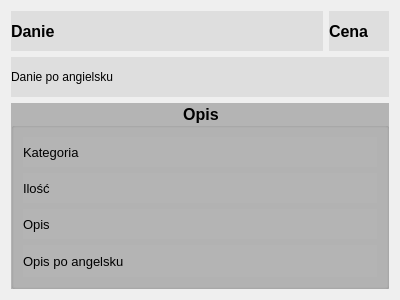
<?xml version="1.0" encoding="UTF-8"?>
<ui version="4.0">
 <class>CaseWidgetInfo</class>
 <widget class="QDialog" name="CaseWidgetInfo">
  <property name="geometry">
   <rect>
    <x>0</x>
    <y>0</y>
    <width>400</width>
    <height>300</height>
   </rect>
  </property>
  <property name="windowTitle">
   <string>Dialog</string>
  </property>
  <layout class="QGridLayout" name="gridLayout">
   <item row="0" column="0">
    <layout class="QHBoxLayout" name="horizontalLayout">
     <item>
      <widget class="QLabel" name="qlb_danie">
       <property name="maximumSize">
        <size>
         <width>16777215</width>
         <height>40</height>
        </size>
       </property>
       <property name="font">
        <font>
         <pointsize>12</pointsize>
         <bold>true</bold>
        </font>
       </property>
       <property name="styleSheet">
        <string notr="true">background-color: rgb(222, 222, 222);</string>
       </property>
       <property name="text">
        <string>Danie</string>
       </property>
      </widget>
     </item>
     <item>
      <widget class="QLabel" name="qlb_cena">
       <property name="maximumSize">
        <size>
         <width>60</width>
         <height>40</height>
        </size>
       </property>
       <property name="font">
        <font>
         <pointsize>12</pointsize>
         <bold>true</bold>
        </font>
       </property>
       <property name="styleSheet">
        <string notr="true">background-color: rgb(222, 222, 222);</string>
       </property>
       <property name="text">
        <string>Cena</string>
       </property>
      </widget>
     </item>
    </layout>
   </item>
   <item row="1" column="0">
    <widget class="QLabel" name="qlb_danie_eng">
     <property name="maximumSize">
      <size>
       <width>16777215</width>
       <height>40</height>
      </size>
     </property>
     <property name="styleSheet">
      <string notr="true">background-color: rgb(222, 222, 222);</string>
     </property>
     <property name="text">
      <string>Danie po angielsku</string>
     </property>
    </widget>
   </item>
   <item row="2" column="0">
    <widget class="QGroupBox" name="groupBox">
     <property name="maximumSize">
      <size>
       <width>16777215</width>
       <height>16777215</height>
      </size>
     </property>
     <property name="font">
      <font>
       <pointsize>12</pointsize>
       <bold>true</bold>
      </font>
     </property>
     <property name="styleSheet">
      <string notr="true">background-color: rgb(180, 180, 180);</string>
     </property>
     <property name="title">
      <string>Opis</string>
     </property>
     <property name="alignment">
      <set>Qt::AlignCenter</set>
     </property>
     <layout class="QVBoxLayout" name="verticalLayout">
      <item>
       <widget class="QLabel" name="qlb_category">
        <property name="maximumSize">
         <size>
          <width>16777215</width>
          <height>30</height>
         </size>
        </property>
        <property name="font">
         <font>
          <pointsize>10</pointsize>
         </font>
        </property>
        <property name="text">
         <string>Kategoria</string>
        </property>
       </widget>
      </item>
      <item>
       <widget class="QLabel" name="qlb_masa">
        <property name="maximumSize">
         <size>
          <width>16777215</width>
          <height>30</height>
         </size>
        </property>
        <property name="font">
         <font>
          <pointsize>10</pointsize>
         </font>
        </property>
        <property name="styleSheet">
         <string notr="true">\</string>
        </property>
        <property name="text">
         <string>Ilość</string>
        </property>
       </widget>
      </item>
      <item>
       <widget class="QLabel" name="qlb_des">
        <property name="maximumSize">
         <size>
          <width>16777215</width>
          <height>30</height>
         </size>
        </property>
        <property name="font">
         <font>
          <pointsize>10</pointsize>
         </font>
        </property>
        <property name="text">
         <string>Opis</string>
        </property>
       </widget>
      </item>
      <item>
       <widget class="QLabel" name="qlb_des_eng">
        <property name="maximumSize">
         <size>
          <width>16777215</width>
          <height>40</height>
         </size>
        </property>
        <property name="font">
         <font>
          <pointsize>10</pointsize>
         </font>
        </property>
        <property name="text">
         <string>Opis po angelsku</string>
        </property>
       </widget>
      </item>
     </layout>
    </widget>
   </item>
  </layout>
 </widget>
 <resources/>
 <connections/>
</ui>
